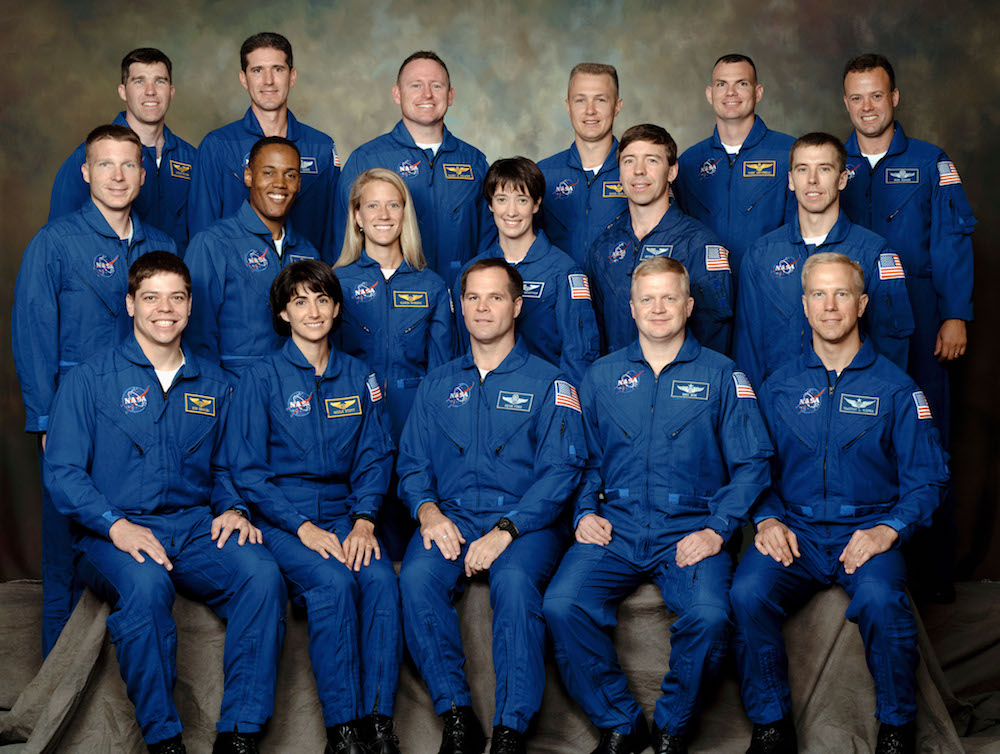
#> input picture img/nasa_astronaut_group_18.jpg, 1000 x 754 px
$ python img_detection.py
#> lines starting #> are read from the running program, lines starting #| are printed output that depends on the picture; after the words box and inside, x2 and y2 are one past the last pixel; in counts of white or black regions, pixels touching at a corner belong together
import os

import click
import cv2


DEFAULT_CASCADE_FOLDER = 'classifiers'
DEFAULT_FRONTAL_FACE_CLASSIFIER = 'haarcascade_frontalface_default.xml'

DEFAULT_IMG_FOLDER = 'img'
DEFAULT_GROUP_IMG = 'nasa_astronaut_group_18.jpg'


@click.command()
@click.option('--img', help='image path', type=click.Path(exists=True), default=os.path.join(DEFAULT_IMG_FOLDER, DEFAULT_GROUP_IMG))
@click.option('--face_cascade', help='frontal face classifier', type=click.Path(exists=True), default=os.path.join(DEFAULT_CASCADE_FOLDER, DEFAULT_FRONTAL_FACE_CLASSIFIER))
def main(img, face_cascade):

#> called with img = 'img/nasa_astronaut_group_18.jpg'
    cascade = cv2.CascadeClassifier(face_cascade)
    img = cv2.imread(img)
#> img is the input picture: shape (754, 1000, 3); mean B, G, R 84.1, 64.2, 52.2

    gray = cv2.cvtColor(img, cv2.COLOR_BGR2GRAY)
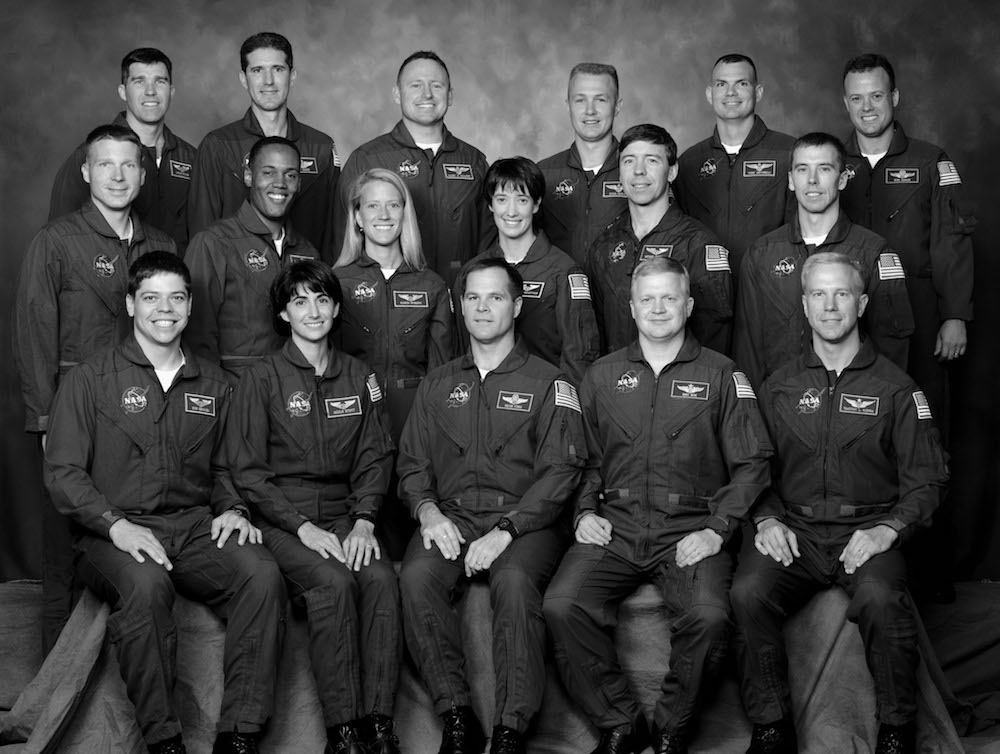
#> gray: shape (754, 1000); min 0, max 255, mean 62.9

    faces = cascade.detectMultiScale(
        gray, scaleFactor=1.3, minNeighbors=5)
#> faces = 17 rows, first 6: [240, 48, 57, 57], [122, 60, 56, 56], [396, 62, 57, 57], [704, 64, 54, 54], [563, 77, 57, 57], [839, 74, 57, 57]

    for (x, y, w, h) in faces:
        img = cv2.rectangle(img, (x, y), (x + w, y + h), (255, 0, 0), 2)
#> this loop made 17 passes
#> (x, y, w, h) on passes 1 to 12: (240, 48, 57, 57), (122, 60, 56, 56), (396, 62, 57, 57), (704, 64, 54, 54), (563, 77, 57, 57), (839, 74, 57, 57), (613, 138, 58, 58), (87, 142, 61, 61), (783, 145, 62, 62), (250, 149, 58, 58), (484, 179, 54, 54), (356, 184, 56, 56)
#> pass 1, in main, `img = cv2.rectangle(img, (x, y), (x + w, y + h), (255, 0, 0), 2)`:
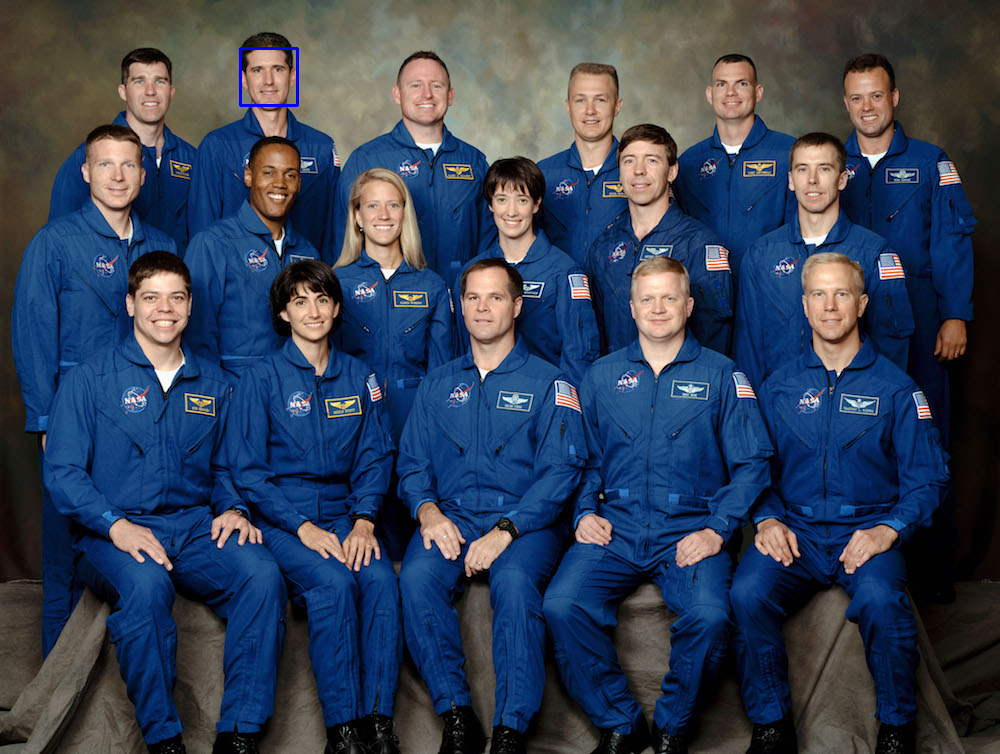
#> img: shape (754, 1000, 3); 0.09% of pixels changed, all inside (x1, y1, x2, y2) = (239, 47, 299, 107)
#> pass 2, in main, `img = cv2.rectangle(img, (x, y), (x + w, y + h), (255, 0, 0), 2)`:
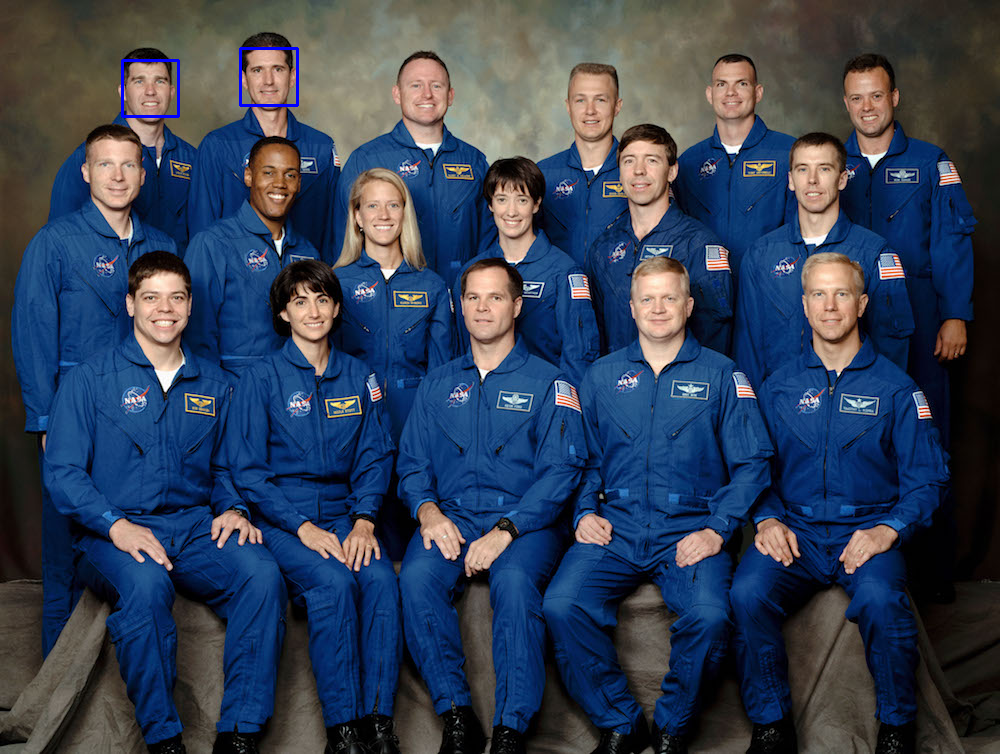
#> img: shape (754, 1000, 3); 0.09% of pixels changed, all inside (x1, y1, x2, y2) = (121, 59, 180, 118)
#> pass 3, in main, `img = cv2.rectangle(img, (x, y), (x + w, y + h), (255, 0, 0), 2)`:
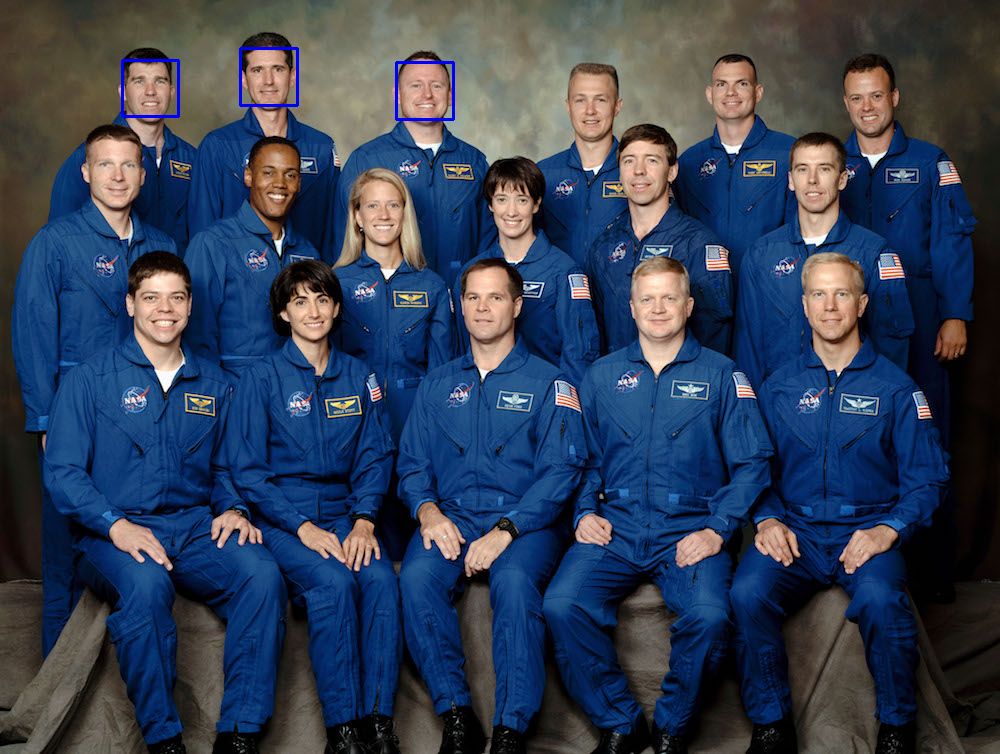
#> img: shape (754, 1000, 3); 0.09% of pixels changed, all inside (x1, y1, x2, y2) = (395, 61, 455, 121)
#> after the loop:
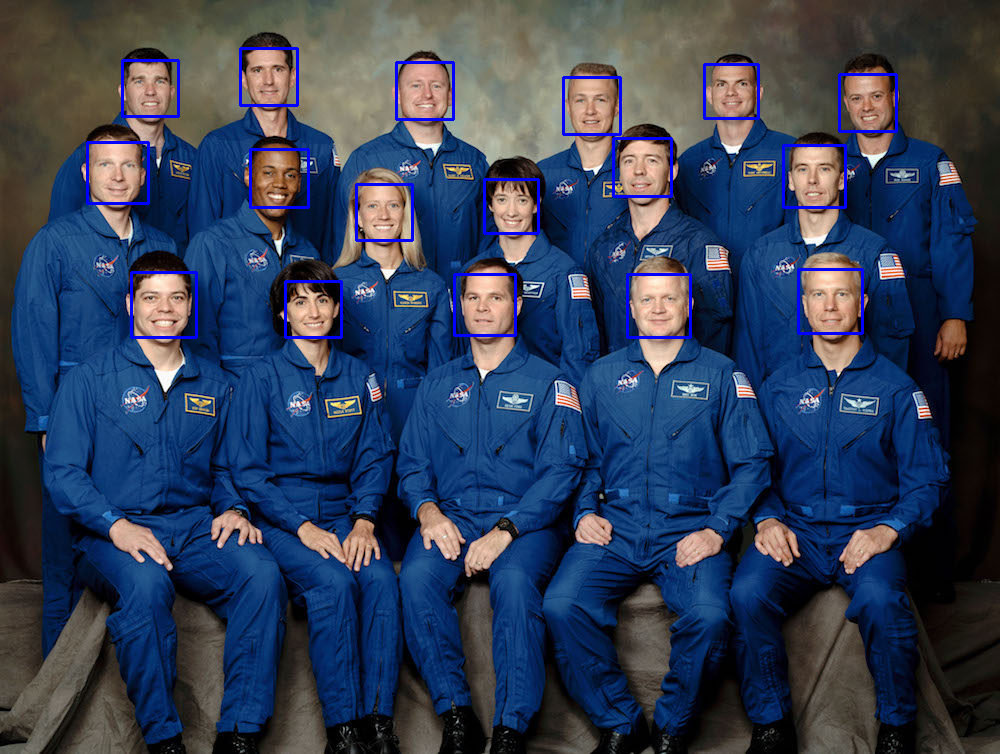
#> img: shape (754, 1000, 3); 1.31% of pixels changed, all inside (x1, y1, x2, y2) = (86, 63, 898, 339)

    face_text = '{0} face'.format(len(faces)) if len(
                faces) == 1 else '{0} faces'.format(len(faces))
#> face_text = '17 faces'

    cv2.putText(img, face_text, (10, 30),
                cv2.FONT_HERSHEY_SIMPLEX, 0.5, 255)
#> img: shape (754, 1000, 3); 0.02% of pixels changed, all inside (x1, y1, x2, y2) = (13, 20, 80, 31)

    cv2.imshow('img', img)

    cv2.waitKey(0)
    cv2.destroyAllWindows()

if __name__ == '__main__':
    main()
#> (the program exits here)
